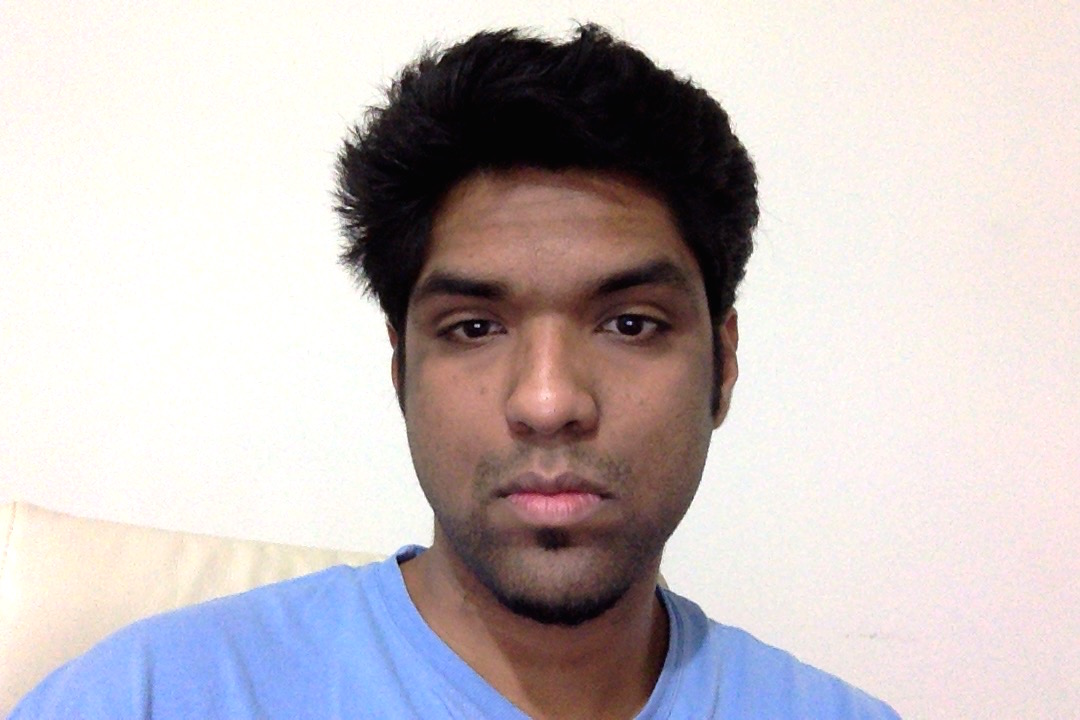
#> input picture Chapter+4_Images/prateek.jpg, 1080 x 720 px, found by its file name
$ python eye_detector.py
#> lines starting #> are read from the running program, lines starting #| are printed output that depends on the picture; after the words box and inside, x2 and y2 are one past the last pixel; in counts of white or black regions, pixels touching at a corner belong together
import cv2
import numpy as np

face_cascade = cv2.CascadeClassifier('cascade_files/haarcascade_frontalface_alt.xml')
eye_cascade = cv2.CascadeClassifier('cascade_files/haarcascade_eye.xml')

if face_cascade.empty():
	raise IOError('Unable to load the face cascade classifier xml file')

if eye_cascade.empty():
	raise IOError('Unable to load the eye cascade classifier xml file')

ds_factor = 0.5


frame = cv2.imread('../images/prateek.jpg')
#> frame is the input picture: shape (720, 1080, 3); mean B, G, R 191.1, 189.8, 198.1
frame = cv2.resize(frame, None, fx=ds_factor, fy=ds_factor, interpolation=cv2.INTER_AREA)
#> frame: shape (360, 540, 3)
gray = cv2.cvtColor(frame, cv2.COLOR_BGR2GRAY)
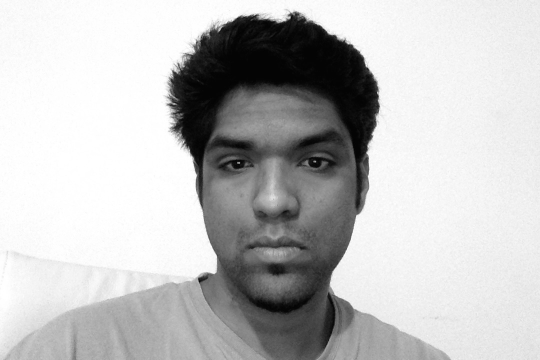
#> gray: shape (360, 540); min 3, max 255, mean 192.6

faces = face_cascade.detectMultiScale(gray, 1.3, 5)
#> faces = [[171, 82, 204, 204]]
for (x,y,w,h) in faces:
    roi_gray = gray[y:y+h, x:x+w]
    roi_color = frame[y:y+h, x:x+w]
    eyes = eye_cascade.detectMultiScale(roi_gray)
    for (x_eye,y_eye,w_eye,h_eye) in eyes:
        center = (int(x_eye + 0.5*w_eye), int(y_eye + 0.5*h_eye))
        radius = int(0.3 * (w_eye + h_eye))
        color = (0, 255, 0)
        thickness = 3
        cv2.circle(roi_color, center, radius, color, thickness)
#> this loop made 1 pass
#> (x, y, w, h, eyes) on pass 1: (171, 82, 204, 204, [[121, 57, 45, 45], [40, 59, 44, 44]])
#> pass 1, `roi_gray = gray[y:y+h, x:x+w]`:
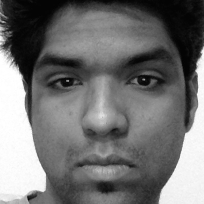
#> roi_gray: shape (204, 204); min 3, max 255, mean 113.8
#> pass 1, `roi_color = frame[y:y+h, x:x+w]`:
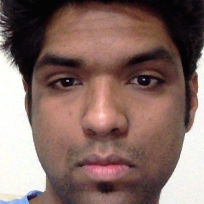
#> roi_color: shape (204, 204, 3); mean B, G, R 100.6, 106.9, 132.3
#> after the loop:
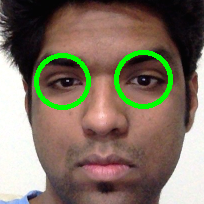
#> roi_color: shape (204, 204, 3); 4% of pixels changed, all inside (x1, y1, x2, y2) = (34, 50, 173, 110)

#cv2.imshow('Eye Detector', frame)
cv2.imwrite('./eye_detector.jpg',frame)
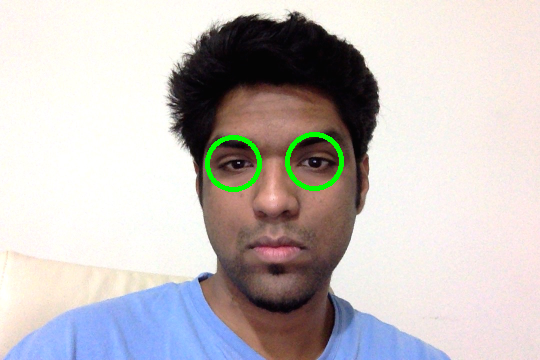
#> saved as eye_detector.jpg: shape (360, 540, 3); mean B, G, R 190.6, 191.4, 197.2
